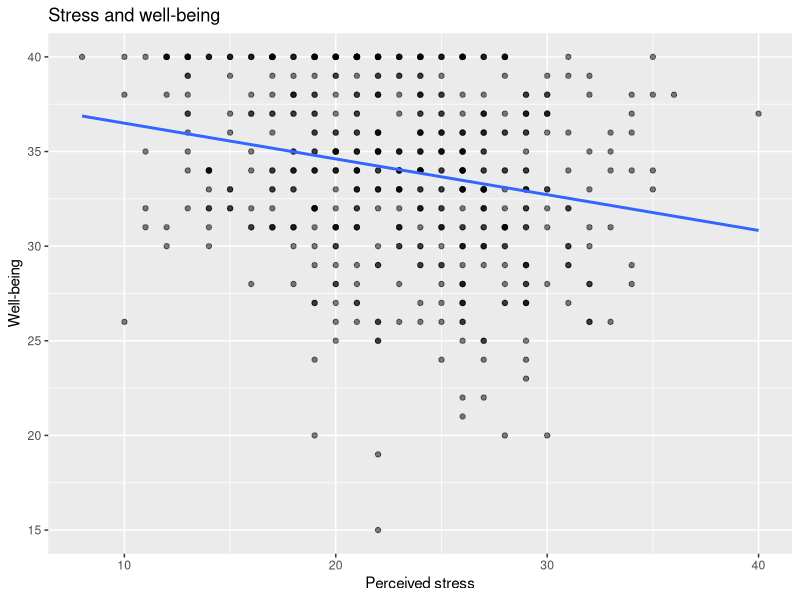

This chart was generated by the following R code:
# Solutions to selected exercises
# These are example solutions. Instructors can adapt them.

library(tidyverse)
library(psych)
library(broom)

# Lab 02 example
student <- read_csv("data/raw/student_wellbeing_balkan.csv")
glimpse(student)
summary(student)

# Lab 04 example
student |>
  summarise(
    n = n(),
    mean_stress = mean(perceived_stress),
    sd_stress = sd(perceived_stress),
    mean_wellbeing = mean(wellbeing),
    sd_wellbeing = sd(wellbeing)
  )

# Lab 05 example
ggplot(student, aes(x = perceived_stress, y = wellbeing)) +
  geom_point(alpha = .5) +
  geom_smooth(method = "lm", se = FALSE) +
  labs(
    title = "Stress and well-being",
    x = "Perceived stress",
    y = "Well-being"
  )

# Lab 06 example
items <- read_csv("data/raw/scale_validation_items.csv")
stress_items <- items |> select(starts_with("stress_item_"))
psych::alpha(stress_items)

# Lab 10 example
model <- lm(wellbeing ~ perceived_stress + academic_motivation + sleep_hours, data = student)
summary(model)
broom::tidy(model, conf.int = TRUE)
